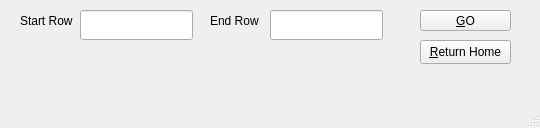
<?xml version="1.0" encoding="UTF-8"?>
<ui version="4.0">
 <class>Articulator</class>
 <widget class="QMainWindow" name="Articulator">
  <property name="geometry">
   <rect>
    <x>0</x>
    <y>0</y>
    <width>540</width>
    <height>128</height>
   </rect>
  </property>
  <property name="minimumSize">
   <size>
    <width>540</width>
    <height>128</height>
   </size>
  </property>
  <property name="maximumSize">
   <size>
    <width>540</width>
    <height>128</height>
   </size>
  </property>
  <property name="windowTitle">
   <string>SHATATR | DTE Assistant | Lane Community College</string>
  </property>
  <widget class="QWidget" name="centralwidget">
   <widget class="QLineEdit" name="lineEdit_StartRow">
    <property name="geometry">
     <rect>
      <x>80</x>
      <y>10</y>
      <width>113</width>
      <height>30</height>
     </rect>
    </property>
   </widget>
   <widget class="QLineEdit" name="lineEdit_EndRow">
    <property name="geometry">
     <rect>
      <x>270</x>
      <y>10</y>
      <width>113</width>
      <height>30</height>
     </rect>
    </property>
   </widget>
   <widget class="QLabel" name="label_StartRow">
    <property name="geometry">
     <rect>
      <x>20</x>
      <y>10</y>
      <width>61</width>
      <height>22</height>
     </rect>
    </property>
    <property name="text">
     <string>Start Row</string>
    </property>
   </widget>
   <widget class="QLabel" name="label_EndRow">
    <property name="geometry">
     <rect>
      <x>210</x>
      <y>10</y>
      <width>61</width>
      <height>22</height>
     </rect>
    </property>
    <property name="text">
     <string>End Row</string>
    </property>
   </widget>
   <widget class="QPushButton" name="pushButtonGo">
    <property name="geometry">
     <rect>
      <x>420</x>
      <y>10</y>
      <width>91</width>
      <height>21</height>
     </rect>
    </property>
    <property name="text">
     <string>&amp;GO</string>
    </property>
    <property name="autoDefault">
     <bool>false</bool>
    </property>
   </widget>
   <widget class="QPushButton" name="pushButtonHome">
    <property name="geometry">
     <rect>
      <x>420</x>
      <y>40</y>
      <width>91</width>
      <height>24</height>
     </rect>
    </property>
    <property name="text">
     <string>&amp;Return Home</string>
    </property>
   </widget>
  </widget>
  <widget class="QMenuBar" name="menubar">
   <property name="geometry">
    <rect>
     <x>0</x>
     <y>0</y>
     <width>540</width>
     <height>21</height>
    </rect>
   </property>
  </widget>
  <widget class="QStatusBar" name="statusbar"/>
 </widget>
 <tabstops>
  <tabstop>lineEdit_StartRow</tabstop>
  <tabstop>lineEdit_EndRow</tabstop>
  <tabstop>pushButtonGo</tabstop>
  <tabstop>pushButtonHome</tabstop>
 </tabstops>
 <resources/>
 <connections/>
</ui>
